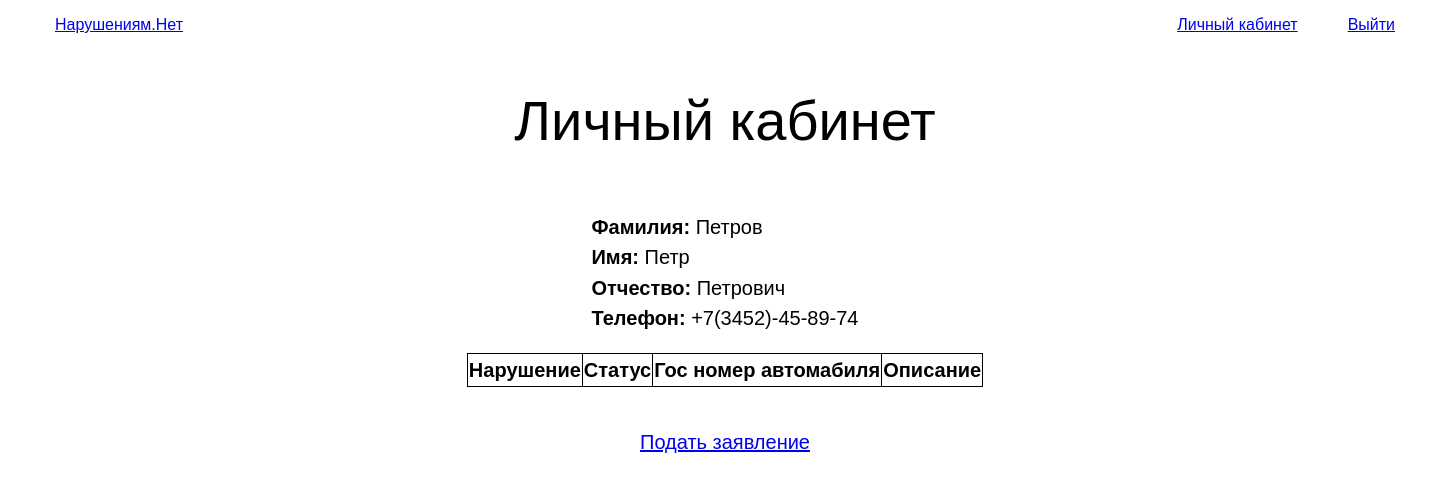
The app's page /profile/ (signed in) with its own data.
### tables this page shows
CREATE TABLE `user` (
  `user_id` int(11) NOT NULL,
  `surname` varchar(100) NOT NULL,
  `name` varchar(100) NOT NULL,
  `patronymic` varchar(100) NOT NULL,
  `login` varchar(100) NOT NULL,
  `email` varchar(150) NOT NULL,
  `phone` char(17) NOT NULL,
  `password` varchar(50) NOT NULL,
  `role` varchar(100) NOT NULL
);

### function/function.php (the view, shortened to what this page needs)
<?php
    include "connect.php";
    function fnGetProfile($login){
        global $connect;
        $sql = sprintf("SELECT `surname`, `name`, `patronymic`, `phone` FROM `user` WHERE `login` = '%s'", $login);
        if(!$result = $connect->query($sql)){
            echo "Ошибка получения данных";
        }
        $row = $result->fetch_assoc();
        $data = sprintf('<p><b>Фамилия:</b> %s<br>
                <b>Имя:</b> %s<br>
                <b>Отчество:</b> %s<br>
                <b>Телефон:</b> %s</p>',
                $row["surname"], $row["name"], $row["patronymic"], $row["phone"]);
        return $data;
    }
    function fnGetTablProfile($login){
        $data = '<table border="1px"><tr><th>Нарушение</th><th>Статус</th><th>Гос номер автомабиля</th><th>Описание</th></tr>';
        $data .= "<table>";
        return $data;
    }
?>

### assets/style/style.css (style rules this page uses)
body { width: 1440px; height: 840px; margin: 0 auto; }
table { border: 1px solid black; border-collapse: collapse; }

### records on screen
user: surname "Петров", name "Петр", patronymic "Петрович", phone "+7(3452)-45-89-74"
